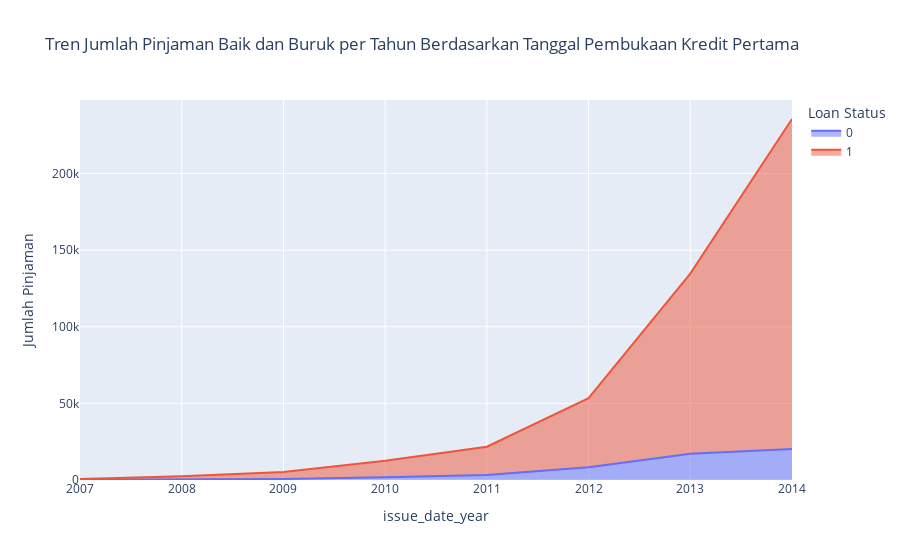

The notebook cell saved with this chart:
### Markdown cell above
Mengubah data dan tipe data earliest_cr_line dan issue_d dilakukan untuk melihat tren jumlah peminjam baik dan buruk per tahun berdasarkan tanggal pembukaan kredit dan tanggal penerbitan pinjaman.

### Code cell
# Menghitung jumlah pinjaman baik dan buruk per tahun berdasarkan tanggal pembukaan kredit
data_ml['issue_date_year'] = data_ml['issue_date'].dt.year

loan_counts = data_ml.groupby(['issue_date_year', 'good_bad_loan']).size().unstack(fill_value=0)
loan_counts.index = loan_counts.index.astype(str)
loan_counts_long = loan_counts.reset_index().melt(id_vars='issue_date_year', var_name='Loan Status', value_name='Jumlah Pinjaman')

fig = px.area(loan_counts_long, x='issue_date_year', y='Jumlah Pinjaman', color='Loan Status', title='Tren Jumlah Pinjaman Baik dan Buruk per Tahun Berdasarkan Tanggal Pembukaan Kredit Pertama', height=600)
fig.show()

### Figure 1 — Plotly figure (JSON) as saved in the notebook; plotly's stock layout.template omitted (floating-point values rounded to 4 significant figures)
{"data": [{"fillpattern": {"shape": ""}, "hovertemplate": "Loan Status=0<br>issue_date_year=%{x}<br>Jumlah Pinjaman=%{y}<extra></extra>", "legendgroup": "0", "line": {"color": "#636efa"}, "marker": {"symbol": "circle"}, "mode": "lines", "name": "0", "orientation": "v", "showlegend": true, "stackgroup": "1", "type": "scatter", "x": ["2007", "2008", "2009", "2010", "2011", "2012", "2013", "2014"], "xaxis": "x", "y": [158, 496, 723, 1761, 3270, 8361, 17118, 20299], "yaxis": "y"}, {"fillpattern": {"shape": ""}, "hovertemplate": "Loan Status=1<br>issue_date_year=%{x}<br>Jumlah Pinjaman=%{y}<extra></extra>", "legendgroup": "1", "line": {"color": "#EF553B"}, "marker": {"symbol": "circle"}, "mode": "lines", "name": "1", "orientation": "v", "showlegend": true, "stackgroup": "1", "type": "scatter", "x": ["2007", "2008", "2009", "2010", "2011", "2012", "2013", "2014"], "xaxis": "x", "y": [445, 1897, 4558, 10776, 18451, 45006, 117637, 215329], "yaxis": "y"}], "layout": {"autosize": true, "legend": {"title": {"text": "Loan Status"}, "tracegroupgap": 0}, "title": {"text": "Tren Jumlah Pinjaman Baik dan Buruk per Tahun Berdasarkan Tanggal Pembukaan Kredit Pertama"}, "xaxis": {"anchor": "y", "autorange": true, "domain": [0, 1], "range": [0, 7], "title": {"text": "issue_date_year"}, "type": "category"}, "yaxis": {"anchor": "x", "autorange": true, "domain": [0, 1], "range": [0, 248000.0], "title": {"text": "Jumlah Pinjaman"}, "type": "linear"}}}
